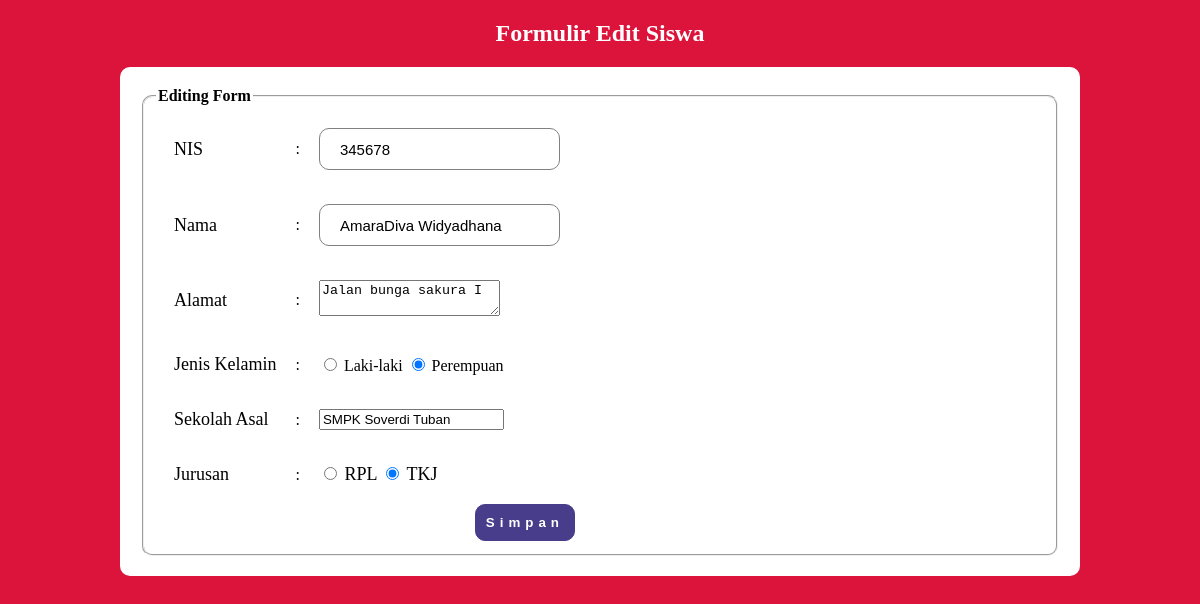
The page /form-edit.php?nis=345678 on the database its author committed.
### tables this page shows
CREATE TABLE `siswa` (
  `nis` int(30) NOT NULL,
  `nama` varchar(50) NOT NULL,
  `alamat` varchar(50) NOT NULL,
  `jenis_kelamin` varchar(50) NOT NULL,
  `sekolah_asal` varchar(50) NOT NULL,
  `jurusan` varchar(50) NOT NULL
);

### form-edit.php (the view, shortened to what this page needs)
<?php
include("koneksi.php");
$nis = $_GET['nis'];
$sql= "SELECT * FROM siswa WHERE nis=$nis";
$query= mysqli_query($connect, $sql);
$siswa = mysqli_fetch_assoc($query);
?>
<!Doctype html>
<html>
<head>
	<link rel="stylesheet" href="css.css" />
</head>
<body>
	<header>
		<h2>Formulir Edit Siswa</h2>
	</header>
	<div class="container">
	<form action="edit.php?kode=<?php echo $_GET['nis']; ?>" method="POST">
		<fieldset>
				<legend>Editing Form</legend>
				<table>
				<tr>
					<td><label class="col-3 label" for="nis">NIS</label></td>
					<td>:</td>
					<td><div class="col-9"><input class="form-control" type="text" name="nis" readonly value="<?php echo $siswa['nis'];?>"/></div></td>
				</tr>
				<tr>
					<td><label class="col-3 label" for="nama">Nama</label></td>
					<td>:</td>
					<td><div class="col-9"><input class="form-control" type="text" name="nama" placeholder="Nama Lengkap" value="<?php echo $siswa['nama']?>"/></div></td>
				</tr>
				<tr>
					<td><label class="col-3 label" for="alamat">Alamat</label></td>
					<td>:</td>
					<td><div class="col-9"><textarea name="alamat"><?php echo $siswa['alamat']?></textarea></div></td>
				</tr>
				<tr>
					<td><label class="col-3 label" for="jenis_kelamin">Jenis Kelamin</label></td>
					<td>:</td>
					<?php $jk = $siswa['jenis_kelamin']; ?>
					<td><div class="col-9">
						<label><input type="radio" name="jenis_kelamin" value="laki-laki" <?php echo ($jk == 'laki-laki') ? "checked": "" ?>> Laki-laki</label>
						<label><input type="radio" name="jenis_kelamin" value="perempuan" <?php echo ($jk == 'perempuan') ? "checked": "" ?>> Perempuan</label>
						</div>
					</td>
				</tr>
				<tr>
					<td><label class="col-3 label" for="sekolah_asal">Sekolah Asal</label></td>
					<td>:</td>
					<td><div class="col-9"><input type="text" name="sekolah_asal" placeholder="Nama sekolah" value="<?php echo $siswa['sekolah_asal']?>"/></div></td>
				</tr>
				<tr>
					<td><label class="col-3 label" for="jurusan">Jurusan</label></td>
					<td>:</td>
					<?php $jurusan = $siswa['jurusan']; ?>
					<td><div class="col-3 label">
						<label><input type="radio" name="jurusan" value="RPL" <?php echo ($jurusan == 'RPL') ? "checked": "" ?>> RPL</label>
						<label><input type="radio" name="jurusan" value="TKJ" <?php echo ($jurusan == 'TKJ') ? "checked": "" ?>> TKJ</label>
						</div>
					</td>
				</tr>
				<tr>
					<td></td>
					<td></td>
					<td><button type="submit" class="button" name="simpan">Simpan</button>
						<input type="hidden" name="nis" value="<?php echo $siswa['nis'] ?>"/></td>
				</tr>
			</table>
			</fieldset>
		</form>
		</div>
	</body>
</html>

### css.css (style rules this page uses)
* { box-sizing: border-box; }
[class*="col-"] { padding: 15px; float:left; width: 100%; }
h2 { color: #ffffff; text-align: center; }
body { margin: 0; padding: 0; background-color: #DC143C; font-family: timesnewroman; }
form { padding: 20px; background: white; border-radius: 10px; color: #000000; }
.container { width:80%; margin:0 auto; }
.label { font-size: 18px; }
.form-control { padding:20px; font-size:15px; width:100%; height:30px; border: 1px solid grey; border-radius: 10px; }
.button { cursor: pointer; float:right; background: darkslateblue; color: #fff; padding:10px; border: 1px solid darkslateblue; border-radius: 10px; font-weight:bolder; letter-spacing:5px; }
fieldset { border-radius:10px; }
fieldset legend { font-weight:bolder; }

### rows shown on the page
siswa: nis "345678", nama "AmaraDiva Widyadhana", alamat "Jalan bunga sakura I", jenis_kelamin "☐ Laki-laki", jenis_kelamin "☑ Perempuan", sekolah_asal "SMPK Soverdi Tuban", jurusan "☐ RPL", jurusan "☑ TKJ"
